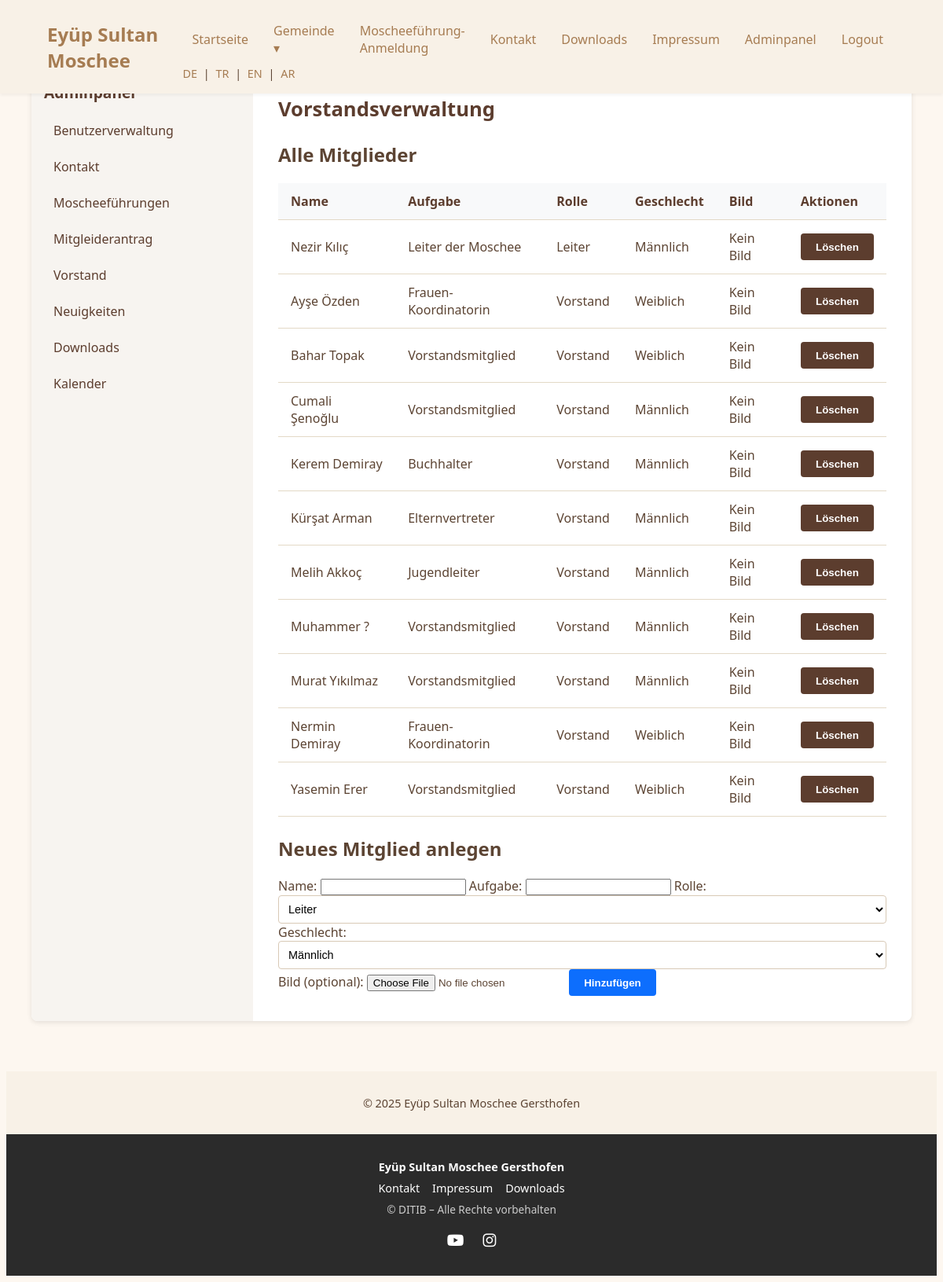
The page /adminpanel/vorstand/ (signed in) on the database its author committed.
### gemeinde/models.py (models this page shows, shortened)
class VorstandMitglied(models.Model):
    ROLLEN = [
        ('leiter', 'Leiter'),
        ('verwaltung', 'Verwaltung'),
        ('vorstand', 'Vorstand'),
    ]
    GESCHLECHTER = [
        ('maennlich', 'Männlich'),
        ('weiblich', 'Weiblich'),
    ]
    name = models.CharField(max_length=100)
    aufgabe = models.TextField()
    rolle = models.CharField(max_length=20, choices=ROLLEN)
    geschlecht = models.CharField(max_length=10, choices=GESCHLECHTER)
    bild = models.ImageField(upload_to='vorstandsbilder/', blank=True, null=True)
    class Meta:
        verbose_name = "Vorstandsmitglied"
        verbose_name_plural = "Vorstandsmitglieder"
        ordering = ['rolle', 'name']

### adminpanel/views.py (the view, shortened to what this page needs)
# urls.py: path('vorstand/', vorstand_verwaltung, name='admin_vorstand'),
@login_required
def vorstand_verwaltung(request):
    if not request.user.userprofile.roles.filter(name='admin').exists():
        return render(request, '403.html')
    mitglieder = VorstandMitglied.objects.all()
    return render(request, 'adminpanel/vorstand.html', {
        'mitglieder': mitglieder
    })

### accounts/context_processors.py (called while the page is built)
def user_roles_context(request):
    is_admin = False
    is_verwaltung = False
    is_media = False
    is_hoca = False
    if request.user.is_authenticated:
        user_roles = request.user.userprofile.roles.values_list('name', flat=True)
        is_admin = 'admin' in user_roles
        is_verwaltung = 'verwaltung' in user_roles
        is_media = 'media' in user_roles
        is_hoca = 'hoca' in user_roles
    return {
        'is_admin': is_admin,
        'is_verwaltung': is_verwaltung,
        'is_media': is_media,
        'is_hoca': is_hoca,
    }

### templates/adminpanel/vorstand.html (shortened to what this page needs)
{% extends 'adminpanel/adminpanel_base.html' %}
{% block admin_content %}
<h1>Vorstandsverwaltung</h1>
<h2>Alle Mitglieder</h2>
<table>
  <tr>
    <th>Name</th>
    <th>Aufgabe</th>
    <th>Rolle</th>
    <th>Geschlecht</th>
    <th>Bild</th>
    <th>Aktionen</th>
  </tr>
  {% for m in mitglieder %}
  <tr>
    <td>{{ m.name }}</td>
    <td>{{ m.aufgabe|truncatewords:10 }}</td>
    <td>{{ m.get_rolle_display }}</td>
    <td>{{ m.get_geschlecht_display }}</td>
    <td>
      {% if m.bild %}
        <a href="{{ m.bild.url }}" target="_blank">Bild öffnen</a>
      {% else %}
        Kein Bild
      {% endif %}
    </td>
    <td>
      <form method="post" style="display: inline;">
        <button type="submit" class="btn btn-secondary">Löschen</button>
      </form>
    </td>
  </tr>
  {% empty %}
  <tr><td colspan="6">Keine Mitglieder vorhanden.</td></tr>
  {% endfor %}
</table>
<h2>Neues Mitglied anlegen</h2>
<form method="post" enctype="multipart/form-data">
  <label>Name:</label>
  <input type="text" name="name" required>
  <label>Aufgabe:</label>
  <input type="text" name="aufgabe" required>
  <label>Rolle:</label>
  <select name="rolle" required>
    <option value="leiter">Leiter</option>
  </select>
  <label>Geschlecht:</label>
  <select name="geschlecht" required>
    <option value="maennlich">Männlich</option>
  </select>
  <label>Bild (optional):</label>
  <input type="file" name="bild">
  <button type="submit" class="btn btn-primary">Hinzufügen</button>
</form>
{% endblock %}

### static/css/style.css (style rules this page uses)
body { font-family: 'Segoe UI', Tahoma, Geneva, Verdana, sans-serif; background-color: #fdf7f0; color: #5c4433; }
body { background-image: url('/static/images/hintergrund.jpg'); background-size: cover; background-repeat: no-repeat; background-position: center; background-attachment: fixed; }

### static/css/dashboard.css (style rules this page uses)
.admin-main h1 { font-size: 1.6rem; color: #5c3d2e; margin-bottom: 1.5rem; }
.admin-main table { width: 100%; border-collapse: collapse; margin-bottom: 1.5rem; }
.admin-main table th, .admin-main table td { border-bottom: 1px solid #e3d9c6; padding: 0.75rem 1rem; text-align: left; }
.admin-main table th { background-color: #f8f9fa; font-weight: 600; color: #5c3d2e; }
.admin-main input[readonly], .admin-main select { width: 100%; border: 1px solid #d8c9b6; border-radius: 4px; padding: 0.5rem; background-color: #fff; font-size: 0.9rem; }
.admin-main button.btn-primary { background-color: #0d6efd; color: #fff; border: none; border-radius: 4px; padding: 0.6rem 1.2rem; cursor: pointer; font-weight: 600; transition: background-color 0.2s ease; }
.admin-main button.btn-secondary { background-color: #5c3d2e; color: #fff; border: none; border-radius: 4px; padding: 0.6rem 1.2rem; cursor: pointer; font-weight: 600; transition: background-color 0.2s ease; }

### rows shown on the page
VorstandMitglied: name "Nezir Kılıç", aufgabe "Leiter der Moschee", rolle "Leiter", geschlecht "Männlich", bild "Kein Bild"
VorstandMitglied: name "Ayşe Özden", aufgabe "Frauen-Koordinatorin", rolle "Vorstand", geschlecht "Weiblich", bild "Kein Bild"
VorstandMitglied: name "Bahar Topak", aufgabe "Vorstandsmitglied", rolle "Vorstand", geschlecht "Weiblich", bild "Kein Bild"
VorstandMitglied: name "Cumali Şenoğlu", aufgabe "Vorstandsmitglied", rolle "Vorstand", geschlecht "Männlich", bild "Kein Bild"
VorstandMitglied: name "Kerem Demiray", aufgabe "Buchhalter", rolle "Vorstand", geschlecht "Männlich", bild "Kein Bild"
VorstandMitglied: name "Kürşat Arman", aufgabe "Elternvertreter", rolle "Vorstand", geschlecht "Männlich", bild "Kein Bild"
VorstandMitglied: name "Melih Akkoç", aufgabe "Jugendleiter", rolle "Vorstand", geschlecht "Männlich", bild "Kein Bild"
VorstandMitglied: name "Muhammer ?", aufgabe "Vorstandsmitglied", rolle "Vorstand", geschlecht "Männlich", bild "Kein Bild"
VorstandMitglied: name "Murat Yıkılmaz", aufgabe "Vorstandsmitglied", rolle "Vorstand", geschlecht "Männlich", bild "Kein Bild"
VorstandMitglied: name "Nermin Demiray", aufgabe "Frauen-Koordinatorin", rolle "Vorstand", geschlecht "Weiblich", bild "Kein Bild"
VorstandMitglied: name "Yasemin Erer", aufgabe "Vorstandsmitglied", rolle "Vorstand", geschlecht "Weiblich", bild "Kein Bild"
